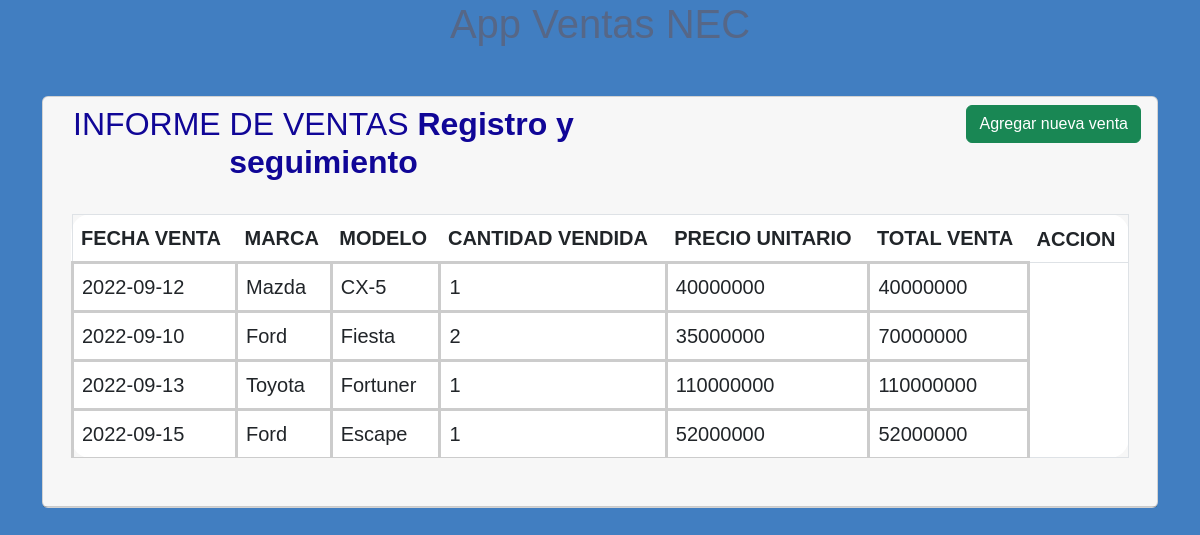
The page / on the database its author committed.
### tables this page shows
CREATE TABLE marca (
id_marca INT PRIMARY KEY NOT NULL auto_increment, 
nombre_marca VARCHAR(50) NOT NULL
);

CREATE TABLE ventas(
id_venta INT PRIMARY KEY NOT NULL auto_increment,
cantidad_venta INT(4) NOT NULL,
total_venta INT(20),
fk_modelo INT(4) NOT NULL,
fecha_venta DATE,
FOREIGN KEY (fk_modelo) REFERENCES modelo(id_modelo) ON UPDATE cascade
);

CREATE TABLE modelo (
id_modelo INT PRIMARY KEY NOT NULL auto_increment,
nombre_modelo VARCHAR(50) NOT NULL,
stock_modelo INT(4),
precio_unidad INT(20),
fk_marca INT(4) NOT NULL,
FOREIGN KEY (fk_marca) REFERENCES marca(id_marca) ON UPDATE cascade
);

### index.php (the view, shortened to what this page needs)
<!DOCTYPE html>
<html>
<head>
    <link href="styles/css/bootstrap.min.css" rel="stylesheet">
	<link rel="stylesheet" href="styles/style.css">
</head>
<body>
<?php
	include "conexion\conexion.php";
	$consulta = "select fecha_venta, nombre_marca, nombre_modelo, cantidad_venta, precio_unidad, total_venta
    from marca, ventas, modelo
    where fk_modelo=id_modelo and id_marca=fk_marca";
	$resultado = $conexion->query($consulta) or die("Error de Consulta" . mysqli_error($conexion));
	?>
    <h1  class="titulo" style="text-align: -webkit-center;">App Ventas NEC</h1>
	<div class="container mt-5">
		<div class="card">
			<div class="card-header">
				<div class="table-responsive" style="table-layout: auto;text-align: -webkit-center";>
					<div class="table-wrapper">
						<div class="table-title">
							<div class="row">
								<div class="col-sm-6">
									<h2>INFORME DE VENTAS <b>Registro y seguimiento</b></h2>
								</div>
								<div class="col-sm-6">
									<a href="controller/form_add.php" class="btn btn-success" data-toggle="modal"><span>Agregar nueva venta</span></a>
								</div>
								<div class="p-4">
									<table class="table table-striped">
										<thead>
                                        <tr>
                                                <th scope="col">FECHA VENTA</th>
												<th scope="col">MARCA</th>
												<th scope="col">MODELO</th>
												<th scope="col">CANTIDAD VENDIDA</th>
												<th scope="col">PRECIO UNITARIO</th>
                                                <th scope="col">TOTAL VENTA</th>
												<th scope="col" colspan="2">ACCION</th>
										</tr>
            <?php
            while ($row = mysqli_fetch_assoc($resultado)) {
			?>
				<tr>
					<td scope="row"><?php echo $row['fecha_venta'] ?></td>
                    <td><?php echo $row['nombre_marca'] ?></td>
					<td><?php echo $row['nombre_modelo'] ?></td>
					<td><?php echo $row['cantidad_venta'] ?></td>
	    			<td><?php echo $row['precio_unidad'] ?></td>
                    <td><?php echo $row['total_venta'] ?></td>
		    	</tr>
                <?php } ?>
										</thead>
									</table>
								</div>
							</div>
						</div>
					</div>
				</div>
			</div>
		</div>
	</div>
</body>
</html>

### styles/style.css (style rules this page uses)
div { color: rgb(16, 6, 151); }
table { margin: 0 auto; width: 400px; padding: 1em; border: 1px solid rgb(142, 153, 255); border-radius: 1em; background-color: #fff; }
td { border: solid #CCC; margin: 10px; padding: 10px; }
body { color: #566787; background: #f5f5f5; font-family: 'Varela Round', sans-serif; font-size: 20px; }
body { background: url(../images/fondo.jpg); background-size: 100%; }
.btn { float: right ; }

### rows shown on the page
marca: ventas.fecha_venta "2022-09-12", nombre_marca "Mazda", modelo.nombre_modelo "CX-5", ventas.cantidad_venta "1", modelo.precio_unidad "40000000", ventas.total_venta "40000000"
marca: ventas.fecha_venta "2022-09-10", nombre_marca "Ford", modelo.nombre_modelo "Fiesta", ventas.cantidad_venta "2", modelo.precio_unidad "35000000", ventas.total_venta "70000000", ventas.fecha_venta "2022-09-15", modelo.nombre_modelo "Escape", ventas.cantidad_venta "1", modelo.precio_unidad "52000000", ventas.total_venta "52000000"
marca: ventas.fecha_venta "2022-09-13", nombre_marca "Toyota", modelo.nombre_modelo "Fortuner", ventas.cantidad_venta "1", modelo.precio_unidad "110000000", ventas.total_venta "110000000"
